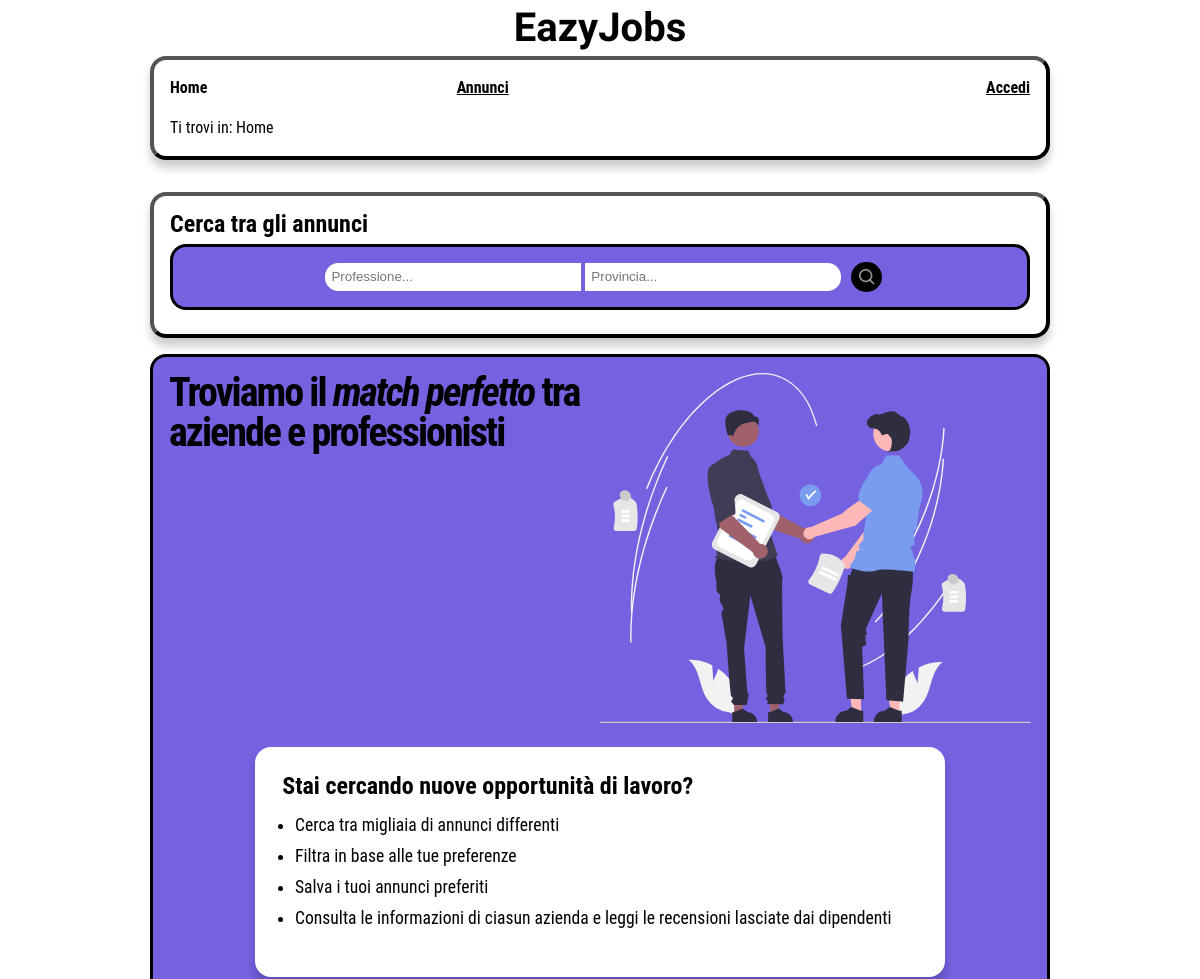
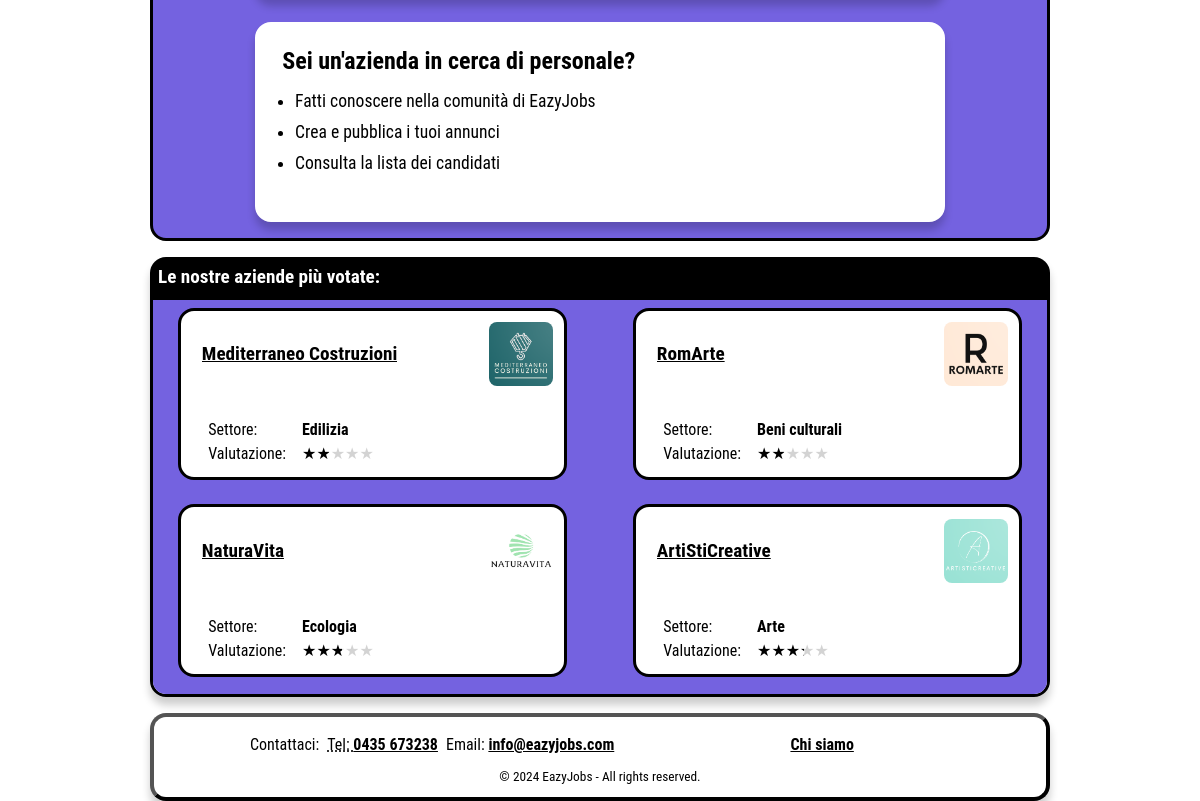
The page /EazyJobs/Home.php on the database its author committed (2 pictures, top to bottom).
### tables this page shows
CREATE TABLE IF NOT EXISTS aziende
(
    id int NOT NULL AUTO_INCREMENT,
    email character varying(60) UNIQUE NOT NULL,
    password character varying(100) NOT NULL,
	nome character varying(60) NOT NULL,
	sito character varying(50) NOT NULL,
	fondazione integer NOT NULL,
	dipendenti integer NOT NULL,
	fatturato integer NOT NULL,
	sede character varying(60) NOT NULL,
	settore character varying(60) NOT NULL,
	`desc` character varying (500) NOT NULL,
    logo_path character varying(90),
    PRIMARY KEY (id)
);

### EazyJobs/models/azienda.php (called while the page is built, shortened)
<?php
  class Azienda {
    private $conn;
    public function __construct($db) {
      $this->conn = $db;
    }
    public function getAll_byVote() {
      $query = 'SELECT aziende.id, aziende.nome, aziende.settore, AVG(valutazioni.voto) AS media
      FROM aziende
      INNER JOIN valutazioni ON aziende.id = valutazioni.aziende_id
      GROUP BY aziende.id, aziende.nome, aziende.settore
      ORDER BY media ASC';
      $stmt = $this->conn->prepare($query);
      $stmt->execute();
      return $stmt;
    }
}

### EazyJobs/models/annuncio.php (called while the page is built, shortened)
<?php
class Annuncio
{
  private $conn;
  public function __construct($db)
  {
    $this->conn = $db;
  }
  public function getAll()
  {
    $query = 'SELECT annunci.id, azienda_id, titolo, email, desc_completa, desc_breve, data_pub, nome, locazione, annunci.settore, remoto, presenza, contratto, livello_istruzione, esperienza, stipendio FROM annunci INNER JOIN aziende ON azienda_id = aziende.id ORDER BY annunci.id DESC';
    $stmt = $this->conn->prepare($query);
    $stmt->execute();
    return $stmt;
  }
}

### EazyJobs/Home.php (the view, shortened to what this page needs)
<?php
  include_once './models/azienda.php';
  include_once './models/annuncio.php';
  $database = new Database();
  $db = $database->connect();
  $aziende = new Azienda($db);
  $result = $aziende->getAll_byVote();
  $num = $result->rowCount();
  if($num > 0) {
        $str_aziende = "";
        while($row = $result->fetch(PDO::FETCH_ASSOC)) {
          extract($row);
          $abbreviatedMedia = number_format($media, 1);
          $str_aziende .=
          "<li id='aziende-" . $id . "'>\n" .
          "<div class='header-aziende'>\n" .
          "<h3><a href='Aziende.php?id=" . $id . "' aria-label=\"Scopri l'azienda " . $nome . "\">" . $nome . "</a></h3>\n" .
          "<img src='./assets/logos/". $id ."_logo.png' alt='Logo azienda " . $nome ."'>\n" .
          "</div>\n" .
          "<div class='azienda-grid'>\n" .
          "<h4>Settore:</h4> <p>" . $settore . "</p>\n" .
          "<h4>Valutazione:</h4>\n" .
          "<div class='valutazione-container'>\n" .
              "<span class='nascosto'>" . $abbreviatedMedia . " su 5</span>\n" .
              "<div class='valutazione-media' aria-hidden='true' data-rating='" . $media . "'></div>\n" .
          "</div>\n" .  "</div>\n" .
          "</li>" . "\n";
        }
  } else {
        echo json_encode(
          array('message' => 'Nessuna azienda trovata')
        );
  }
  $annunci = new Annuncio($db);
  $result = $annunci->getAll();
  $num = $result->rowCount();
  if($num > 0) {
        $str_professione = "";
        $str_locazione = "";
        $duplicate = array();
        while($row = $result->fetch(PDO::FETCH_ASSOC)) {
          extract($row);
          if(!in_array($titolo, $duplicate)){
            array_push($duplicate, $titolo);
            $str_professione .= "<option value='" . $titolo . "'> \n";
          }
          if(!in_array($locazione, $duplicate)){
            array_push($duplicate, $locazione);
            $str_locazione .= "<option value='" . $locazione . "'> \n";
          }
        }
  } else {
        echo json_encode(
          array('message' => 'Nessuna azienda trovata')
        );
  }
  $nomefile = "./templates/Home.html";
  $contenuto = file_get_contents($nomefile);
  if (isset($_SESSION['user_id'])) {
    $contenuto = str_replace("php-placeholder", "User.php", $contenuto);
    $contenuto = str_replace("link-placeholder", "Area personale", $contenuto);
  } else if (isset($_SESSION['admin_id'])) {
      $contenuto = str_replace("php-placeholder", "Admin.php", $contenuto);
      $contenuto = str_replace("link-placeholder", "Area personale", $contenuto);
  } else {
      $contenuto = str_replace("php-placeholder", "Accedi.php", $contenuto);
      $contenuto = str_replace("link-placeholder", "Accedi", $contenuto);
  }
  $contenuto = str_replace("", $str_professione, $contenuto);
  $contenuto = str_replace("", $str_locazione, $contenuto);
  $contenuto = str_replace("", $str_aziende, $contenuto);
  echo $contenuto;

### EazyJobs/style/style_mini.css (style rules this page uses)
main { width: 90%; margin-top: 0; }
header { display: flex; flex-direction: row; align-items: center; overflow: visible; justify-content: space-between; background-color: var(--headerBgColor); width: 100%; max-height: 20vh; margin-bottom: 0; }
header .header-logo h1 { font-size: 2em; }
#navigazione { border-radius: 0; box-shadow: none; max-width: 100%; padding: 0; border-radius: 1em; }
#breadcrumb { border-radius: 1em; }
#menu, #menu.showing { max-height: 80vh; transition: max-height 0.25s linear; overflow: hidden; }
#menu.hiding { max-height: 0vh; transition: none; }
#menu ul { flex-direction: column; }
#menu ul li:nth-child(3) { display: none; }
#menu ul li { border-top: 2px solid var(--headerBgColor); text-align: center; font-size: 2em; height: 2em; line-height: 2em; }
#menu ul li a { display: block; background-color: var(--headerTxtColor); color: var(--headerBgColor); border-radius: 0.4em; height: inherit; }
#home-main { width: 100%; height: auto; display: flex; flex-direction: column; }
#home-main div#content { width: 95%; height: auto; margin: auto auto; padding-top: 1em; background-color: white; display: flex; flex-direction: column; overflow-y: auto; }
#barra-ricerca { background-color: var(--headerBgColor); margin-bottom: 0; padding: 0.5em 5%; order: 1; bottom: 0; width: 100%; max-height: 15em; border-radius: 0; box-shadow: none; border-bottom: solid 0.1em var(--headerTxtColor); }
#primoContenuto { display: contents; }
#barra-ricerca h2 { font-size: 1.2em; }
#professione, #locazione { width: 40%; }
section#cosa-offriamo { flex-direction: column; }
section#cosa-offriamo h2 { width: 100%; }
section#cosa-offriamo > img { width: 90%; margin: 0 auto; }
section#cosa-offriamo > section { width: 100%; align-self: center; }
#home-main section#container-aziende { border-radius: 1em 1em 0 0; }
#home-main ul#aziende { display: flex; overflow-y: scroll; overflow-x: unset; flex-direction: column; align-items: center; justify-content: unset; }
#home-main ul#aziende li { overflow-x: unset; min-height: fit-content; }
ul#aziende h3 { margin-top: 0.5em; }
.azienda-grid { margin-top: 0; }
form { text-align: center; margin: 1em 0; order: 1; }
footer { border-radius: 0; box-shadow: none; max-width: 100%; }
#footer ul > li:nth-child(2) { display: none; }
ul #contattaci { padding: 0; }

### EazyJobs/style/print.css (style rules this page uses)
* { margin: 0; padding: 0; }
html { font-family: 'Times New Roman', Times, serif; font-size: 12pt; margin: auto; }
body { width: 100%; margin: 0 auto; padding: 0; background-color: #FFFFFF; }
header h1 { font-size: 25pt; font-family: 'Climate Crisis', sans-serif; font-family: 'Syncopate', sans-serif; text-align: center; margin-top: 2pt; }
#menu { display: none; }
#navigazione { border-radius: 0; box-shadow: none; }
#breadcrumb { padding: 0.5em 0 0.5em 0; margin-top: 0.5em; border-top: 1pt solid #000; border-bottom: 1pt solid #000; font-weight: bold; }
main { margin-left: 0em; width: 100%; padding: 0.3em 0em 0.5em 0em; box-shadow: none; }
a { text-decoration: none; color: #000000; }
input[type="submit"], button { display: none; }
#content section { box-shadow: none; }
section#cosa-offriamo { padding: 10pt 0 10pt 0; }
section#cosa-offriamo img { display: none; }
section#cosa-offriamo section { margin-top: 10pt; }
ul.features-list { margin-top: 3pt; list-style-position: inside; }
ul#aziende li { margin-top: 5pt; padding: 5pt; border: 1pt solid #000; border-radius: 5pt; page-break-inside: avoid; }
ul#aziende li img { width: 1.5cm; margin-top: 2pt; }
.valutazione-media::before { content: attr(data-content); }
#barra-ricerca { display: none; }
.header-annunci img, .header-aziende img { width: 1.5cm; margin-top: 2pt; }
footer { position: fixed; bottom: 0; width: 100%; text-align: center; font-size: 10pt; font-style: italic; padding-top: 10pt; border-top: 1pt solid #000; border-radius: 0; box-shadow: none; }
#footer > ul > li:last-child { display: none; }
#footer ul li { display: inline; }
#footer ul { display: flex; justify-content: space-around; gap: 12pt; }
ul#contattaci { margin-bottom: 7pt; }

### rows shown on the page
aziende: nome "Mediterraneo Costruzioni", shows a picture, settore "Edilizia"
aziende: nome "RomArte", shows a picture, settore "Beni culturali"
aziende: nome "NaturaVita", shows a picture, settore "Ecologia"
aziende: nome "ArtiStiCreative", shows a picture, settore "Arte"
